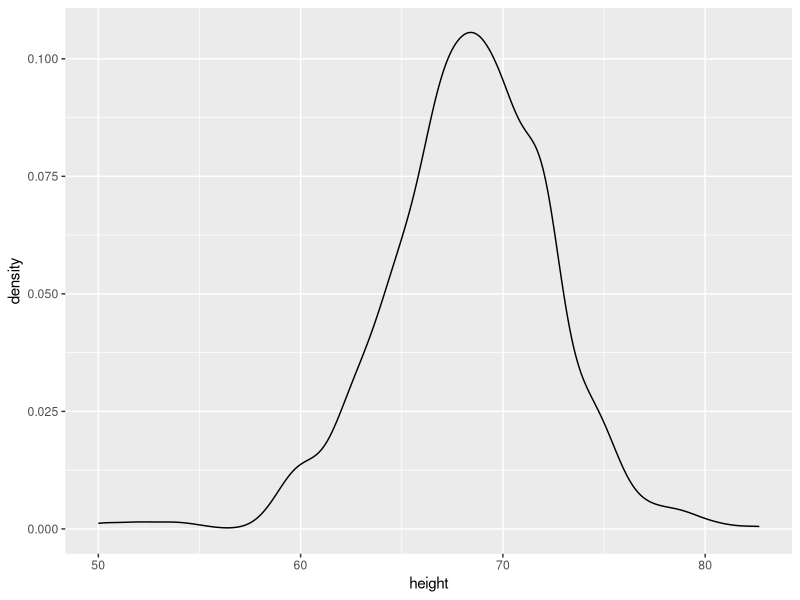

Write the R code that produced this figure.
# Instructions
# Now instead of a histogram we are going to make a smooth density plot. 
# In this case, we will not make an object p. Instead we will render the plot using a single line of code. 
# In the previous exercise, we could have created a histogram using one line of code like this:

# heights %>% 
#   ggplot(aes(height)) +
#   geom_histogram()

# Now instead of geom_histogram we will use geom_density to create a smooth density plot.

# Instructions
# Add the appropriate layer to create a smooth density plot of heights.

library(dplyr)
library(ggplot2)
library(dslabs)
data(heights)

##cria um gráfico de densidade da altura
heights %>% 
  ggplot(aes(height)) +
  geom_density()
